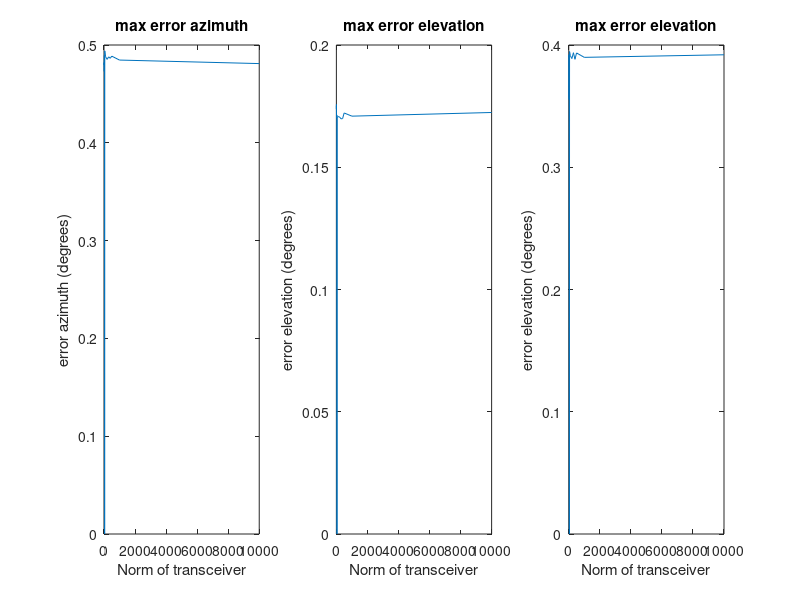

This figure's MATLAB source:
%distances from transceiver to origin
norm_v = [1, 2, 3, 10, 20, 30, 40, 50, 100, 200, 300, 400, 500, 1000, 10000];

%maximum error in azimuth
%max_err_az = [0.8785, 0.8745, 0.8783, 0.8740, 0.8758, 0.8710, 0.8787, 0.8708, 0.8658, 0.8598];
max_err_az = [0.4730, 0.4771, 0.4820, 0.4796, 0.4893, 0.4875, 0, 0.4940, 0.4881, 0.4853, 0.4879, 0.4864, ...
              0.4886, 0.4846,  0.4810];

%maximum error in elevation
%max_err_el = [0.1124, 0.1023, 0.1008, 0.0990, 0.0952, 0.0951, 0.0951, 0.0951, 0.0955, 0.0956];
max_err_el = [0.1758, 0.1738, 0.1752, 0.1702, 0.1702, 0.1714, 0, 0.1705, 0.1707, 0.1706, 0.1698, 0.1699, ...
              0.1722, 0.1709, 0.1724];

max_err_both = [0.3554, 0.3905, 0.3921, 0.3918 ,0.3905 , 0.3913, 0, 0.3947, 0.3913, 0.3889, 0.3937, 0.3883, ...
                0.3935, 0.3899, 0.3920];              
          
figure

subplot(1,3,1)
plot(norm_v,max_err_az)
title('max error azimuth')
ylabel('error azimuth (degrees)')
xlabel('Norm of transceiver')

subplot(1,3,2)
plot(norm_v,max_err_el)
title('max error elevation')
ylabel('error elevation (degrees)')
xlabel('Norm of transceiver')

subplot(1,3,3)
plot(norm_v,max_err_both)
title('max error elevation')
ylabel('error elevation (degrees)')
xlabel('Norm of transceiver')
